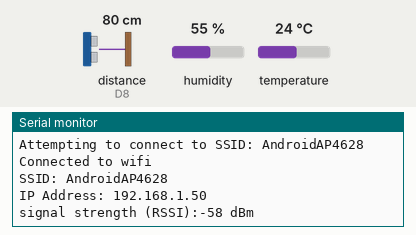
Simulated run of this sketch. Board: Arduino MKR. Parts: the last lines printed to the serial monitor. The inputs (shaded band) are chosen by the test bench; at power-on: distance to the obstacle (sensor on D8) 80 cm, humidity 55 %, temperature 24 °C. The echo pulse lasts 58.3 µs per cm; WiFi joins after 1.5 s; servers stay silent unless stated; uploads are accepted with an empty reply.

Above: at 14.7 s.
14.8 s: distance to the obstacle (sensor on D8) set to 2 cm
At 17.9 s:
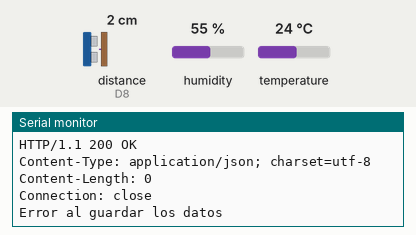
21.0 s: humidity set to 22 %
At 25.9 s:
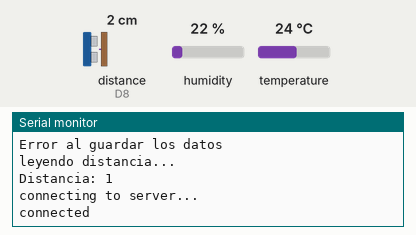
27.2 s: temperature set to 12 °C
At 27.27 s:
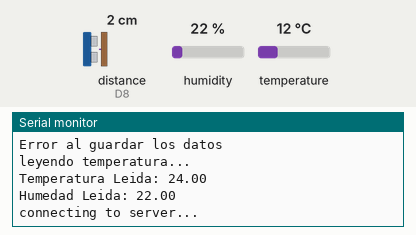
33.4 s: distance to the obstacle (sensor on D8) set to 4 cm
At 36.7 s:
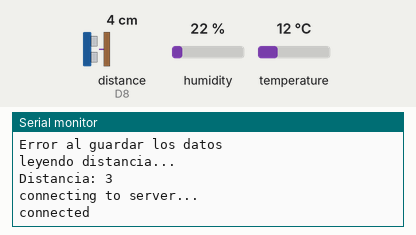
39.6 s: humidity set to 40 %
At 40.1 s:
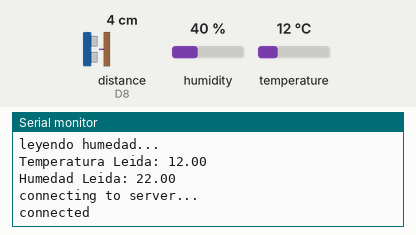
Timing chart, 0 to 42.6 s (numbered marks = the images above; inputs shaded):
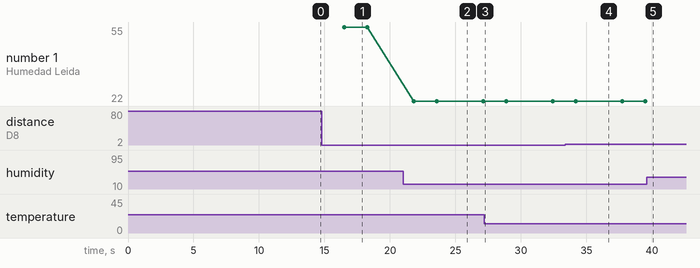

The sketch:

data_logger_demos_MKR1000.ino
```cpp
/*
  Sketch para Arduino MKR1000
  Sonda de temperatura y humedad DHT22
*/

#include <WiFi101.h>
#include <DHT.h>
#include "Timer.h"

#define NUM_TEMP 2	//Sustituir X por el numero de Arduino correcto
#define NUM_HUM 3
#define NUM_DIST 4
#define DHTTYPE DHT22   // DHT 22  (AM2302), AM2321
#define DHTPIN 6

const int EchoPin = 8;
const int TriggerPin = 7;

char ssid[] = "AndroidAP4628"; //  your network SSID (name)
char pass[] = "esp8266wifi";    // your network password (use for WPA, or use as key for WEP)
int keyIndex = 0;            // your network key Index number (needed only for WEP)

int status = WL_IDLE_STATUS;

char url[] = "www.aprendiendoarduino.com";

WiFiClient client;
WiFiClient client2;
WiFiClient client3;

Timer t;
DHT sondaT(DHTPIN, DHTTYPE);

void setup()
{
  sondaT.begin();
  Serial.begin(9600);
  pinMode(LED_BUILTIN, OUTPUT);
  pinMode(TriggerPin, OUTPUT);
  pinMode(EchoPin, INPUT);

  // check for the presence of the shield:
  if (WiFi.status() == WL_NO_SHIELD) {
    Serial.println("WiFi shield not present");
    // don't continue:
    while (true);
  }

  // attempt to connect to Wifi network:
  while (status != WL_CONNECTED) {
    Serial.print("Attempting to connect to SSID: ");
    Serial.println(ssid);
    // Connect to WPA/WPA2 network. Change this line if using open or WEP network:
    status = WiFi.begin(ssid, pass);

    // wait 10 seconds for connection:
    delay(10000);
  }

  Serial.println("Connected to wifi");
  printWifiStatus();

  t.every(5000, grabaTemp);
  delay(1000);
  t.every(5000, grabaHum);
  delay(1000);
  t.every(5000, grabaDist);
  t.oscillate(LED_BUILTIN, 1000, LOW);
}

void loop()
{
  String webString = "";
  t.update();

  if (client.available()) {
    Serial.println("Respuesta del Servidor---->");
    while (client.available()) {
      char c = client.read();
      webString += c;
    }
    Serial.println(webString);
    if (webString.indexOf("GRABADOS") > 0) Serial.println("Datos guardados correctamente");
    else Serial.println("Error al guardar los datos");

    client.stop();
    client.flush();
  }
  delay(500);

  if (client2.available()) {
    Serial.println("Respuesta del Servidor---->");
    while (client2.available()) {
      char c = client2.read();
      webString += c;
    }
    Serial.println(webString);
    if (webString.indexOf("GRABADOS") > 0) Serial.println("Datos guardados correctamente");
    else Serial.println("Error al guardar los datos");

    client2.stop();
    client2.flush();
  }
  delay(500);

  if (client3.available()) {
    Serial.println("Respuesta del Servidor---->");
    while (client3.available()) {
      char c = client3.read();
      webString += c;
    }
    Serial.println(webString);
    if (webString.indexOf("GRABADOS") > 0) Serial.println("Datos guardados correctamente");
    else Serial.println("Error al guardar los datos");

    client3.stop();
    client3.flush();
  }
  delay(500);
}

void grabaTemp() {
  Serial.println("leyendo temperatura... ");

  float h = sondaT.readHumidity();
  // Read temperature as Celsius (the default)
  float t = sondaT.readTemperature();

  // Check if any reads failed and exit early (to try again).
  if (isnan(h) || isnan(t)) {
    Serial.println("Failed to read from DHT sensor!");
    return;
  }

  Serial.print("Temperatura Leida: ");
  Serial.println(t);
  Serial.print("Humedad Leida: ");
  Serial.println(h);

  Serial.println("connecting to server...");
  if (client.connect(url, 80)) {
    Serial.println("connected");
    client.print("GET /servicios/datos/grabaDatos.php?arduino=" + (String)NUM_TEMP + "&dato=");
    client.print(t);
    client.println(" HTTP/1.1");
    client.println("Host: www.aprendiendoarduino.com");
    client.println("Connection: close");
    client.println();
  }
  else {
    Serial.println("connection failed");
  }
}

void grabaHum() {
  Serial.println("leyendo humedad... ");

  float h = sondaT.readHumidity();
  // Read temperature as Celsius (the default)
  float t = sondaT.readTemperature();

  // Check if any reads failed and exit early (to try again).
  if (isnan(h) || isnan(t)) {
    Serial.println("Failed to read from DHT sensor!");
    return;
  }

  Serial.print("Temperatura Leida: ");
  Serial.println(t);
  Serial.print("Humedad Leida: ");
  Serial.println(h);

  Serial.println("connecting to server...");
  if (client2.connect(url, 80)) {
    Serial.println("connected");
    client2.print("GET /servicios/datos/grabaDatos.php?arduino=" + (String)NUM_HUM + "&dato=");
    client2.print(h);
    client2.println(" HTTP/1.1");
    client2.println("Host: www.aprendiendoarduino.com");
    client2.println("Connection: close");
    client2.println();
  }
  else {
    Serial.println("connection failed");
  }
}

void grabaDist() {
  Serial.println("leyendo distancia... ");

  int cm = ping(TriggerPin, EchoPin);
  Serial.print("Distancia: ");
  Serial.println(cm);

  Serial.println("connecting to server...");
  if (client3.connect(url, 80)) {
    Serial.println("connected");
    client3.print("GET /servicios/datos/grabaDatos.php?arduino=" + (String)NUM_DIST + "&dato=");
    client3.print(cm);
    client3.println(" HTTP/1.1");
    client3.println("Host: www.aprendiendoarduino.com");
    client3.println("Connection: close");
    client3.println();
  }
  else {
    Serial.println("connection failed");
  }
}

int ping(int TriggerPin, int EchoPin) {
  long duration, distanceCm;

  digitalWrite(TriggerPin, LOW);  //para generar un pulso limpio ponemos a LOW 4us
  delayMicroseconds(4);
  digitalWrite(TriggerPin, HIGH);  //generamos Trigger (disparo) de 10us
  delayMicroseconds(10);
  digitalWrite(TriggerPin, LOW);

  duration = pulseIn(EchoPin, HIGH);  //medimos el tiempo entre pulsos, en microsegundos

  distanceCm = duration * 10 / 292 / 2;  //convertimos a distancia, en cm
  return distanceCm;
}

void printWifiStatus() {
  // print the SSID of the network you're attached to:
  Serial.print("SSID: ");
  Serial.println(WiFi.SSID());

  // print your WiFi shield's IP address:
  IPAddress ip = WiFi.localIP();
  Serial.print("IP Address: ");
  Serial.println(ip);

  // print the received signal strength:
  long rssi = WiFi.RSSI();
  Serial.print("signal strength (RSSI):");
  Serial.print(rssi);
  Serial.println(" dBm");
}
```

Measured:
- after the input at 21.0 s, the serial monitor: prints a new line after 0.81 s (image 2)
- after the input at 33.4 s, the serial monitor: prints a new line after 2.6 s (image 4)
- plotted number 1: 55 → 22 after the input at 21.0 s, 22 → 40 after the input at 39.6 s
